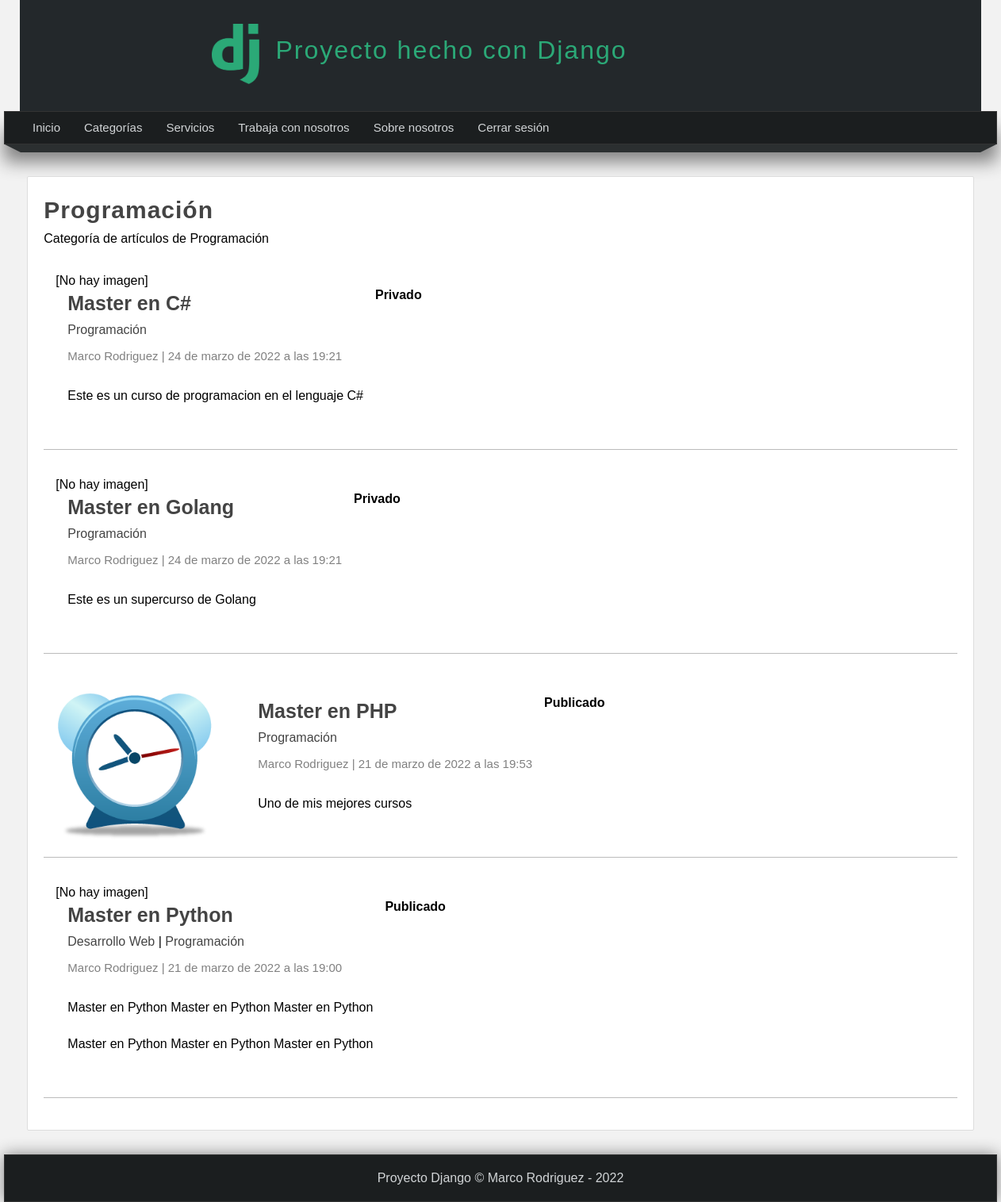
The app's page /categoria/2 (signed in) with its own data.
### pages/models.py (models this page shows, shortened)
class Page(models.Model):
    title = models.CharField(max_length=50, verbose_name="Titulo")
    content = RichTextField(verbose_name="Contenido")
    slug = models.CharField(unique=True, max_length=150, verbose_name="URL amigable")
    order = models.IntegerField(default=0, verbose_name="Orden")
    visible = models.BooleanField(verbose_name="¿Visible?")
    created_at = models.DateTimeField(auto_now_add=True, verbose_name="Creado el")
    updated_at = models.DateTimeField(auto_now=True, verbose_name="Actualizado el")
    class Meta:
        verbose_name = "Página"
        verbose_name_plural = "Páginas"

### blog/models.py (models this page shows, shortened)
class Category(models.Model):
    name = models.CharField(max_length=100, verbose_name='Nombre')
    description = models.CharField(max_length=255, verbose_name='Descripción')
    created_at = models.DateTimeField(auto_now_add=True, verbose_name='Creado el')
    class Meta:
        verbose_name = 'Categoría'
        verbose_name_plural = 'Categorías'

class Article(models.Model):
    title = models.CharField(max_length=150, verbose_name='Título')
    content = RichTextField(verbose_name='Contenido')
    image = models.ImageField(default='null', verbose_name='Imagen', upload_to='articles')
    public = models.BooleanField(verbose_name='¿Publicado?')
    user = models.ForeignKey(User, editable=False, verbose_name='Usuario', on_delete=models.CASCADE)
    categories = models.ManyToManyField(Category, verbose_name='Categorias', blank=True, related_name='articles')
    created_at = models.DateTimeField(auto_now_add=True, verbose_name='Creado el')
    updated_at = models.DateTimeField(auto_now=True, verbose_name='Actualizado el')
    class Meta:
        verbose_name = 'Artículo'
        verbose_name_plural = 'Artículos'
        ordering = ['-created_at']

### blog/views.py (the view)
# urls.py: path('categoria/<int:category_id>', views.category, name="category"),
@login_required(login_url='login')
def category(request, category_id):
    category = get_object_or_404(Category, id=category_id)
    return render(request, "categories/category.html", {
        'category': category,
    })

### blog/processor.py (called while the page is built)
def get_categories(request):
    categories_in_use = Article.objects.filter(public=True).values_list('categories', flat=True)
    categories = Category.objects.filter(id__in=categories_in_use).values_list('id', 'name')
    return {
        'categories': categories,
        'ids': categories_in_use
    }

### pages/context_processor.py (called while the page is built)
def get_pages(request):
    pages = Page.objects.filter(visible=True).order_by('order').values_list('id', 'title', 'slug')
    return {
        'pages': pages
    }

### blog/templates/categories/category.html (shortened to what this page needs)
{% extends 'layouts/layout.html' %}
{% block content %}
    <h1 class="title">{{ category.name }}</h1>
    <p>{{ category.description }}</p>
    {% include 'includes/articles.html' with articles=category.articles.all %}
{% endblock %}

### mainapp/templates/layouts/layout.html (shortened to what this page needs)
{% load static %}
<!DOCTYPE html>
<html lang="en">
<head>
    {% load static %}
    <link href="{% static 'css/styles.css' %}" rel="stylesheet" type="text/css">
</head>
<body>
<header>
    <div id="logotipo">
        <img src="{% static 'images/logo.png' %}"/>
        <h1>Proyecto hecho con Django</h1>
    </div>
</header>
<nav>
    <ul>
        <li><a href="{% url 'index' %}">Inicio</a></li>
        {% if user.email %}
            <li>
                <a href="{% url 'list_articles' %}">Categorías</a>
            </li>
            {% for page in pages %}
                <li><a href="{% url 'page' page.2 %}">{{ page.1 }}</a></li>
            {% endfor %}
            <li><a href="{% url 'logout' %}">Cerrar sesión</a></li>
        {% else %}
            <li><a href="{% url 'register' %}">Registro</a></li>
            <li><a href="{% url 'login' %}">Login</a></li>
        {% endif %}
    </ul>
</nav>
<div class="barra">
    <span class="esquina-izquierda"></span>
    <span class="relleno-barra"></span>
    <span class="esquina-derecha"></span>
</div>
<div id="content">
    <div class="box">
        {% block content %}{% endblock %}
    </div>
</div>
<footer>
    Proyecto Django &copy; Marco Rodriguez - {% now "Y" %}
</footer>
</body>
</html>

### blog/templates/includes/articles.html (shortened to what this page needs)
{% for article in articles %}
    <article class="article-item">
        {% if article.image != 'null' %}
            <div class="image">
                <img src="{{ article.image.url }}"/>
            </div>
        {% else %}
            [No hay imagen]
        {% endif %}
        <br>
        {% if article.public %}
            <strong>Publicado</strong>
        {% else %}
            <strong>Privado</strong>
        {% endif %}
        <div class="data">
            <h2>
                <a href="{% url 'article' article.id %}">
                    {{ article.title }}
                </a>
            </h2>
            <p>
                {% for category in article.categories.all %}
                    <a href="{% url 'category' category.id %}"> {{ category.name }} </a>
                    {% if forloop.counter < article.categories.all|length %}
                        {{ '|' }}
                    {% endif %}
                {% endfor %}
            </p>
            <span class="date">
                    {{ article.user.first_name }}
                    {{ article.user.last_name }}
                    |
                    {{ article.created_at }}
                </span>
            <br>
            <p>
                {{ article.content|safe }}
                <br>
            </p>
        </div>
    </article>
{% endfor %}

### mainapp/static/css/styles.css (style rules this page uses)
* { margin: 0px; padding: 0px; font-family: sans-serif, Arial, Helvetica; text-decoration: none; }
body { background-color: #F2F2F2; }
p, h2, h3 { margin-top: 5px; margin-bottom: 5px; }
ul, ol { margin-left: 20px; margin-bottom: 10px; }
header { width: 1212px; height: 140px; background-color: #23282b; margin: 0px auto; }
#logotipo { width: 60%; height: 130px; margin: 0 auto; padding-top: 10px; }
#logotipo img { display: block; width: 60px; float: left; margin-top: 20px; }
#logotipo h1 { display: block; float: left; margin-top: 35px; margin-left: 20px; letter-spacing: 2px; font-weight: lighter; color: #2ba977; }
nav { width: 1250px; height: 40px; background-color: #1b1e1f; border: 1px solid #333333; margin: 0 auto; box-shadow: 0px 22px 22px grey; font-size: 15px; }
nav > ul { list-style: none; text-decoration: none; }
nav > ul > li { line-height: 40px; float: left; }
nav > ul > li > a { display: block; padding-left: 15px; padding-right: 15px; color: #d1d4d6; }
.barra { width: 1250px; margin: 0 auto; }
.esquina-izquierda { display: block; border-left: 20px solid transparent; border-top: 10px solid #2b2f30; float: left; }
.esquina-derecha { display: block; border-right: 20px solid transparent; border-top: 10px solid #2b2f30; float: right; }
.relleno-barra { display: block; width: 1210px; height: 10px; background: #2b2f30; float: left; }
#content { width: 1212px; min-height: 930px; margin: 0 auto; margin-bottom: 30px; margin-top: 40px; }
.box .image { width: 35%; float: left; margin-right: 40px; }
.box .image img { width: 100%; }
.box { background: white; width: 95%; min-height: 930px; padding: 20px; border: 1px solid #ddd; border-radius: 2px; margin: 0 auto; }
.box a { color: #444; transition: all 300ms; }
.title { color: #444; letter-spacing: 1px; font-size: 30px; margin-bottom: 10px; margin-top: 5px; }
.date { display: block; margin-top: 15px; margin-bottom: 15px; color: gray; }
.article-item { margin-bottom: 20px; margin-top: 20px; border-bottom: 1px solid #bbb; padding: 15px; clear: both; }
.article-item .image { width: 200px; height: 200px; float: left; overflow: hidden; }
.article-item .image img { height: 200px; }
.article-item .data { float: left; padding: 15px; padding-top: 0px; }
.article-item h2 { display: block; margin-bottom: 10px; font-size: 25px; color: #333; }
.article-item span.date { display: block; margin-bottom: 10px; font-size: 15px; color: gray; }
footer { width: 1250px; background: #1b1e1f; border: 1px solid #333; color: #d1d4d6; text-align: center; margin: 0 auto; padding-top: 20px; padding-bottom: 20px; box-shadow: 0px 0px 20px gray; }

### records on screen
Page: title "Servicios"
Page: title "Trabaja con nosotros"
Page: title "Sobre nosotros"
Category: name "Programación", description "Categoría de artículos de Programación"
Article: image "[No hay imagen]", public "Privado", title "Master en C#", user.first_name "Marco", user.last_name "Rodriguez", created_at "24 de marzo de 2022 a las 19:21", content "Este es un curso de programacion en el lenguaje C#"
Article: image "[No hay imagen]", public "Privado", title "Master en Golang", user.first_name "Marco", user.last_name "Rodriguez", created_at "24 de marzo de 2022 a las 19:21", content "Este es un supercurso de Golang"
Article: image (picture), public "Publicado", title "Master en PHP", user.first_name "Marco", user.last_name "Rodriguez", created_at "21 de marzo de 2022 a las 19:53", content "Uno de mis mejores cursos"
Article: image "[No hay imagen]", public "Publicado", title "Master en Python", user.first_name "Marco", user.last_name "Rodriguez", created_at "21 de marzo de 2022 a las 19:00", content "Master en Python Master en Python Master en Python Master en Python Master en Python Master en Python"
Category: name "Desarrollo Web", value "|"
